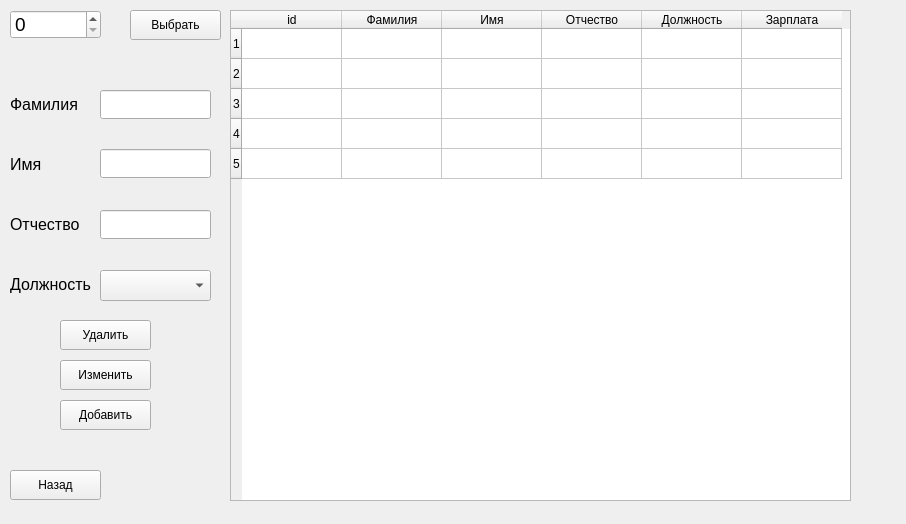
<?xml version="1.0" encoding="UTF-8"?>
<ui version="4.0">
 <class>Workers</class>
 <widget class="QWidget" name="Workers">
  <property name="geometry">
   <rect>
    <x>0</x>
    <y>0</y>
    <width>906</width>
    <height>524</height>
   </rect>
  </property>
  <property name="windowTitle">
   <string>Form</string>
  </property>
  <widget class="QLabel" name="label_2">
   <property name="geometry">
    <rect>
     <x>10</x>
     <y>149</y>
     <width>100</width>
     <height>30</height>
    </rect>
   </property>
   <property name="font">
    <font>
     <pointsize>12</pointsize>
    </font>
   </property>
   <property name="text">
    <string>Имя</string>
   </property>
  </widget>
  <widget class="QLabel" name="label_5">
   <property name="geometry">
    <rect>
     <x>10</x>
     <y>269</y>
     <width>91</width>
     <height>30</height>
    </rect>
   </property>
   <property name="font">
    <font>
     <pointsize>12</pointsize>
    </font>
   </property>
   <property name="text">
    <string>Должность</string>
   </property>
  </widget>
  <widget class="QLineEdit" name="t_surname">
   <property name="geometry">
    <rect>
     <x>100</x>
     <y>210</y>
     <width>111</width>
     <height>29</height>
    </rect>
   </property>
   <property name="font">
    <font>
     <pointsize>14</pointsize>
    </font>
   </property>
  </widget>
  <widget class="QPushButton" name="b_select">
   <property name="geometry">
    <rect>
     <x>130</x>
     <y>10</y>
     <width>91</width>
     <height>30</height>
    </rect>
   </property>
   <property name="text">
    <string>Выбрать</string>
   </property>
  </widget>
  <widget class="QPushButton" name="b_kill">
   <property name="geometry">
    <rect>
     <x>60</x>
     <y>320</y>
     <width>91</width>
     <height>30</height>
    </rect>
   </property>
   <property name="text">
    <string>Удалить</string>
   </property>
  </widget>
  <widget class="QLabel" name="label_3">
   <property name="geometry">
    <rect>
     <x>10</x>
     <y>209</y>
     <width>100</width>
     <height>30</height>
    </rect>
   </property>
   <property name="font">
    <font>
     <pointsize>12</pointsize>
    </font>
   </property>
   <property name="text">
    <string>Отчество</string>
   </property>
  </widget>
  <widget class="QLineEdit" name="t_name">
   <property name="geometry">
    <rect>
     <x>100</x>
     <y>149</y>
     <width>111</width>
     <height>29</height>
    </rect>
   </property>
   <property name="font">
    <font>
     <pointsize>14</pointsize>
    </font>
   </property>
  </widget>
  <widget class="QPushButton" name="b_change">
   <property name="geometry">
    <rect>
     <x>60</x>
     <y>360</y>
     <width>91</width>
     <height>30</height>
    </rect>
   </property>
   <property name="text">
    <string>Изменить</string>
   </property>
  </widget>
  <widget class="QLineEdit" name="t_fam">
   <property name="geometry">
    <rect>
     <x>100</x>
     <y>90</y>
     <width>111</width>
     <height>29</height>
    </rect>
   </property>
   <property name="font">
    <font>
     <pointsize>14</pointsize>
    </font>
   </property>
  </widget>
  <widget class="QSpinBox" name="t_select">
   <property name="geometry">
    <rect>
     <x>10</x>
     <y>10</y>
     <width>91</width>
     <height>29</height>
    </rect>
   </property>
   <property name="font">
    <font>
     <pointsize>14</pointsize>
    </font>
   </property>
   <property name="maximum">
    <number>1000000</number>
   </property>
  </widget>
  <widget class="QComboBox" name="t_post">
   <property name="geometry">
    <rect>
     <x>100</x>
     <y>270</y>
     <width>111</width>
     <height>31</height>
    </rect>
   </property>
  </widget>
  <widget class="QPushButton" name="b_add">
   <property name="geometry">
    <rect>
     <x>60</x>
     <y>400</y>
     <width>91</width>
     <height>30</height>
    </rect>
   </property>
   <property name="text">
    <string>Добавить</string>
   </property>
  </widget>
  <widget class="QLabel" name="label">
   <property name="geometry">
    <rect>
     <x>10</x>
     <y>89</y>
     <width>100</width>
     <height>30</height>
    </rect>
   </property>
   <property name="font">
    <font>
     <pointsize>12</pointsize>
    </font>
   </property>
   <property name="text">
    <string>Фамилия</string>
   </property>
  </widget>
  <widget class="QTableWidget" name="db">
   <property name="geometry">
    <rect>
     <x>230</x>
     <y>10</y>
     <width>621</width>
     <height>491</height>
    </rect>
   </property>
   <property name="rowCount">
    <number>5</number>
   </property>
   <property name="columnCount">
    <number>6</number>
   </property>
   <row/>
   <row/>
   <row/>
   <row/>
   <row/>
   <column>
    <property name="text">
     <string>id</string>
    </property>
   </column>
   <column>
    <property name="text">
     <string>Фамилия</string>
    </property>
   </column>
   <column>
    <property name="text">
     <string>Имя</string>
    </property>
   </column>
   <column>
    <property name="text">
     <string>Отчество</string>
    </property>
   </column>
   <column>
    <property name="text">
     <string>Должность</string>
    </property>
   </column>
   <column>
    <property name="text">
     <string>Зарплата</string>
    </property>
   </column>
  </widget>
  <widget class="QPushButton" name="b_back">
   <property name="geometry">
    <rect>
     <x>10</x>
     <y>470</y>
     <width>91</width>
     <height>30</height>
    </rect>
   </property>
   <property name="text">
    <string>Назад</string>
   </property>
  </widget>
 </widget>
 <resources/>
 <connections/>
</ui>
